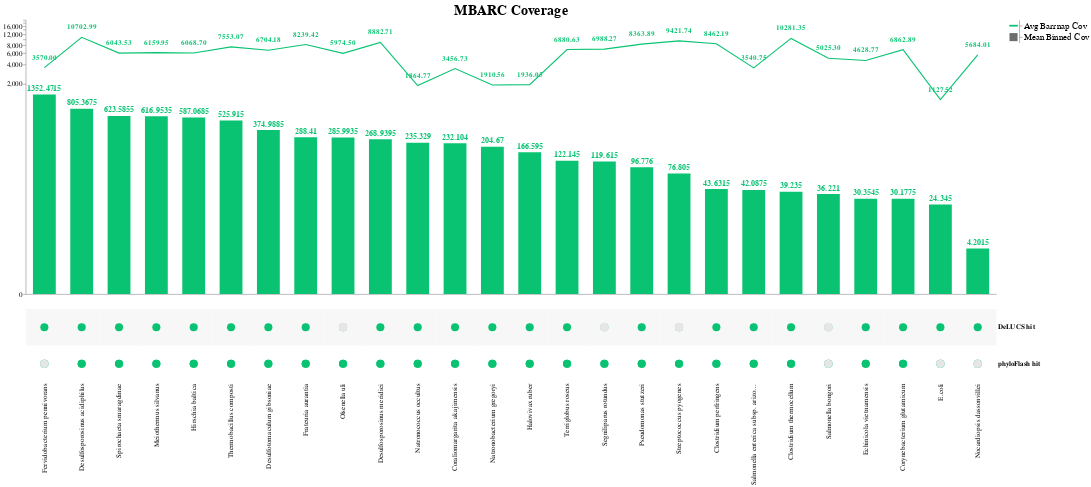

This figure's notebook cell:
### Code cell


### Figure 1 — Vega-Lite specification as saved in the notebook (floating-point values rounded to 4 significant figures)
{"config": {"view": {"continuousWidth": 400, "continuousHeight": 300, "stroke": null}, "axis": {"labelFontSize": 12, "titleFontSize": 23}, "title": {"fontSize": 25}}, "vconcat": [{"hconcat": [{"layer": [{"mark": {"type": "bar", "color": "#303030", "size": 40}, "encoding": {"color": {"condition": {"value": "#303030", "selection": {"not": "selector040"}}, "value": "#09c372"}, "tooltip": [{"type": "quantitative", "field": "Mean Binned Cov", "title": "Size"}], "x": {"type": "nominal", "axis": {"domain": true, "grid": false, "labels": false, "ticks": false}, "field": "Species", "sort": {"field": "Whole Genome", "order": "descending"}, "title": null}, "y": {"type": "quantitative", "axis": {"grid": false, "orient": "left", "tickCount": 10}, "field": "Mean Binned Cov", "scale": {"domain": [0, 20000], "type": "symlog"}, "title": null}}, "height": 480.0, "selection": {"selector040": {"type": "multi", "on": "mouseover", "fields": ["Species"]}}, "title": "MBARC Coverage", "width": 1700}, {"mark": {"type": "text", "color": "#303030", "dy": -10, "fontWeight": "bold", "size": 14}, "encoding": {"color": {"condition": {"value": "#303030", "selection": {"not": "selector040"}}, "value": "#09c372"}, "text": {"type": "quantitative", "field": "Mean Binned Cov"}, "tooltip": [{"type": "quantitative", "field": "Mean Binned Cov", "title": "Size"}], "x": {"type": "nominal", "axis": {"domain": true, "grid": false, "labels": false, "ticks": false}, "field": "Species", "sort": {"field": "Whole Genome", "order": "descending"}, "title": null}, "y": {"type": "quantitative", "axis": {"grid": false, "orient": "left", "tickCount": 10}, "field": "Mean Binned Cov", "scale": {"domain": [0, 20000], "type": "symlog"}, "title": null}}, "height": 480.0, "title": "MBARC Coverage", "width": 1700}, {"mark": {"type": "line", "color": "#09c372", "opacity": 1}, "encoding": {"color": {"value": "#09c372"}, "tooltip": [{"type": "quantitative", "field": "Mean Binned Cov", "title": "Size"}], "x": {"type": "nominal", "axis": {"domain": true, "grid": false, "labels": false, "ticks": false}, "field": "Species", "sort": {"field": "Whole Genome", "order": "descending"}, "title": null}, "y": {"type": "quantitative", "field": "Avg Barrnap Cov", "scale": {"domain": [0, 20000], "type": "symlog"}}}, "height": 480.0, "title": "MBARC Coverage", "width": 1700}, {"mark": {"type": "text", "align": "center", "baseline": "middle", "color": "#303030", "dy": -18, "fontSize": 13, "fontWeight": "bold", "size": 14}, "encoding": {"color": {"value": "#09c372"}, "text": {"type": "quantitative", "field": "Avg Barrnap Cov", "format": ".2f"}, "tooltip": [{"type": "quantitative", "field": "Mean Binned Cov", "title": "Size"}], "x": {"type": "nominal", "axis": {"domain": true, "grid": false, "labels": false, "ticks": false}, "field": "Species", "sort": {"field": "Whole Genome", "order": "descending"}, "title": null}, "y": {"type": "quantitative", "field": "Avg Barrnap Cov", "scale": {"domain": [0, 20000], "type": "symlog"}}}, "height": 480.0, "title": "MBARC Coverage", "width": 1700}], "data": {"name": "data-34d0e9490912b37f9b1861a7548ccb0e"}}, {"layer": [{"mark": {"type": "tick", "color": "black", "opacity": 1, "orient": "horizontal", "size": 15, "thickness": 3}, "encoding": {"color": {"value": "#09c372"}, "y": {"type": "nominal", "axis": {"labelFontSize": 16, "orient": "right", "titleAngle": 0, "titleFontSize": 0, "titleX": 80, "titleY": -5}, "field": "y"}}}, {"mark": {"type": "square", "color": "#303030", "size": 200}, "encoding": {"y": {"type": "nominal", "axis": {"labelFontSize": 16, "orient": "right", "titleAngle": 0, "titleFontSize": 0, "titleX": 80, "titleY": -5}, "field": "x"}}}], "data": {"name": "data-f4d281f3763c654cb67c7612fe423262"}}]}, {"layer": [{"mark": {"type": "circle", "opacity": 1, "size": 200}, "encoding": {"color": {"condition": {"type": "nominal", "field": "value", "legend": null, "scale": {"domain": [0, 1], "range": ["#E6E6E6", "#303030"]}, "selection": {"not": "selector041"}}, "value": "#09c372"}, "x": {"type": "nominal", "axis": {"domain": false, "grid": false, "labelFontSize": 13, "labelFontWeight": "normal", "ticks": false}, "field": "Species", "sort": {"field": "Whole Genome", "order": "descending"}, "title": null}, "y": {"type": "nominal", "axis": {"domain": false, "grid": false, "labelFontWeight": "bold", "orient": "right", "ticks": false}, "field": "key", "title": null}}, "height": 128.0, "selection": {"selector040": {"type": "multi", "on": "mouseover", "fields": ["Species"]}, "selector041": {"type": "multi", "on": "mouseover", "fields": ["Species", "value"]}}, "transform": [{"fold": ["phyloFlash hit", "DeLUCS hit"]}], "width": 1700}, {"mark": "rect", "encoding": {"color": {"value": "#F7F7F7"}, "x": {"type": "nominal", "axis": {"domain": false, "grid": false, "labelFontSize": 13, "labelFontWeight": "normal", "ticks": false}, "field": "Species", "sort": {"field": "Whole Genome", "order": "descending"}, "title": null}, "y": {"type": "nominal", "axis": {"domain": false, "grid": false, "labelFontWeight": "bold", "orient": "right", "ticks": false}, "field": "key", "title": null}}, "height": 128.0, "transform": [{"fold": ["phyloFlash hit", "DeLUCS hit"]}, {"filter": "(datum.key === 'DeLUCS hit')"}], "width": 1700}, {"mark": {"type": "circle", "opacity": 1, "size": 200}, "encoding": {"color": {"condition": {"type": "nominal", "field": "value", "legend": null, "scale": {"domain": [0, 1], "range": ["#E6E6E6", "#303030"]}, "selection": {"not": "selector041"}}, "value": "#09c372"}, "x": {"type": "nominal", "axis": {"domain": false, "grid": false, "labelFontSize": 13, "labelFontWeight": "normal", "ticks": false}, "field": "Species", "sort": {"field": "Whole Genome", "order": "descending"}, "title": null}, "y": {"type": "nominal", "axis": {"domain": false, "grid": false, "labelFontWeight": "bold", "orient": "right", "ticks": false}, "field": "key", "title": null}}, "height": 128.0, "transform": [{"fold": ["phyloFlash hit", "DeLUCS hit"]}], "width": 1700}, {"mark": {"type": "circle", "opacity": 1, "size": 230}, "encoding": {"color": {"value": "#E6E6E6"}, "x": {"type": "nominal", "axis": {"domain": false, "grid": false, "labelFontSize": 13, "labelFontWeight": "normal", "ticks": false}, "field": "Species", "sort": {"field": "Whole Genome", "order": "descending"}, "title": null}, "y": {"type": "nominal", "axis": {"domain": false, "grid": false, "labelFontWeight": "bold", "orient": "right", "ticks": false}, "field": "key", "title": null}}, "height": 128.0, "transform": [{"fold": ["phyloFlash hit", "DeLUCS hit"]}, {"filter": "(datum['value'] === 0)"}], "width": 1700}], "data": {"name": "data-34d0e9490912b37f9b1861a7548ccb0e"}}], "$schema": "https://vega.github.io/schema/vega-lite/v4.0.0.json", "datasets": {"data-34d0e9490912b37f9b1861a7548ccb0e": [{"Species": "Fervidobacterium pennivorans", "Mean Binned Cov": 1352.0, "Avg Barrnap Cov": 3570.0, "phyloFlash hit": 0, "DeLUCS hit": 1}, {"Species": "Desulfosporosinus acidiphilus", "Mean Binned Cov": 805.4, "Avg Barrnap Cov": 10700.0, "phyloFlash hit": 1, "DeLUCS hit": 1}, {"Species": "Spirochaeta smaragdinae", "Mean Binned Cov": 623.6, "Avg Barrnap Cov": 6044.0, "phyloFlash hit": 1, "DeLUCS hit": 1}, {"Species": "Meiothermus silvanus", "Mean Binned Cov": 617.0, "Avg Barrnap Cov": 6160.0, "phyloFlash hit": 1, "DeLUCS hit": 1}, {"Species": "Hirschia baltica", "Mean Binned Cov": 587.1, "Avg Barrnap Cov": 6069.0, "phyloFlash hit": 1, "DeLUCS hit": 1}, {"Species": "Thermobacillus composti", "Mean Binned Cov": 525.9, "Avg Barrnap Cov": 7553.0, "phyloFlash hit": 1, "DeLUCS hit": 1}, {"Species": "Desulfotomaculum gibsoniae", "Mean Binned Cov": 375.0, "Avg Barrnap Cov": 6704.0, "phyloFlash hit": 1, "DeLUCS hit": 1}, {"Species": "Frateuria aurantia", "Mean Binned Cov": 288.4, "Avg Barrnap Cov": 8239.0, "phyloFlash hit": 1, "DeLUCS hit": 1}, {"Species": "Olsenella uli", "Mean Binned Cov": 286.0, "Avg Barrnap Cov": 5975.0, "phyloFlash hit": 1, "DeLUCS hit": 0}, {"Species": "Desulfosporosinus meridiei", "Mean Binned Cov": 268.9, "Avg Barrnap Cov": 8883.0, "phyloFlash hit": 1, "DeLUCS hit": 1}, {"Species": "Natronococcus occultus", "Mean Binned Cov": 235.3, "Avg Barrnap Cov": 1865.0, "phyloFlash hit": 1, "DeLUCS hit": 1}, {"Species": "Coraliomargarita akajimensis", "Mean Binned Cov": 232.1, "Avg Barrnap Cov": 3457.0, "phyloFlash hit": 1, "DeLUCS hit": 1}, {"Species": "Natronobacterium gregoryi", "Mean Binned Cov": 204.7, "Avg Barrnap Cov": 1911.0, "phyloFlash hit": 1, "DeLUCS hit": 1}, {"Species": "Halovivax ruber", "Mean Binned Cov": 166.6, "Avg Barrnap Cov": 1936.0, "phyloFlash hit": 1, "DeLUCS hit": 1}, {"Species": "Terriglobus roseus", "Mean Binned Cov": 122.1, "Avg Barrnap Cov": 6881.0, "phyloFlash hit": 1, "DeLUCS hit": 1}, {"Species": "Segniliparus rotundus", "Mean Binned Cov": 119.6, "Avg Barrnap Cov": 6988.0, "phyloFlash hit": 1, "DeLUCS hit": 0}, {"Species": "Pseudomonas stutzeri", "Mean Binned Cov": 96.78, "Avg Barrnap Cov": 8364.0, "phyloFlash hit": 1, "DeLUCS hit": 1}, {"Species": "Streptococcus pyogenes", "Mean Binned Cov": 76.81, "Avg Barrnap Cov": 9422.0, "phyloFlash hit": 1, "DeLUCS hit": 0}, {"Species": "Clostridium perfringens", "Mean Binned Cov": 43.63, "Avg Barrnap Cov": 8462.0, "phyloFlash hit": 1, "DeLUCS hit": 1}, {"Species": "Salmonella enterica subsp. arizonae serovar", "Mean Binned Cov": 42.09, "Avg Barrnap Cov": 3541.0, "phyloFlash hit": 1, "DeLUCS hit": 1}, {"Species": "Clostridium thermocellum", "Mean Binned Cov": 39.23, "Avg Barrnap Cov": 10280.0, "phyloFlash hit": 1, "DeLUCS hit": 1}, {"Species": "Salmonella bongori", "Mean Binned Cov": 36.22, "Avg Barrnap Cov": 5025.0, "phyloFlash hit": 0, "DeLUCS hit": 0}, {"Species": "Echinicola vietnamensis", "Mean Binned Cov": 30.35, "Avg Barrnap Cov": 4629.0, "phyloFlash hit": 1, "DeLUCS hit": 1}, {"Species": "Corynebacterium glutamicum", "Mean Binned Cov": 30.18, "Avg Barrnap Cov": 6863.0, "phyloFlash hit": 1, "DeLUCS hit": 1}, {"Species": "E.coli", "Mean Binned Cov": 24.34, "Avg Barrnap Cov": 1128.0, "phyloFlash hit": 0, "DeLUCS hit": 1}, {"Species": "Nocardiopsis dassonvillei", "Mean Binned Cov": 4.202, "Avg Barrnap Cov": 5684.0, "phyloFlash hit": 0, "DeLUCS hit": 1}], "data-f4d281f3763c654cb67c7612fe423262": [{"y": "Avg Barrnap Cov", "x": "Mean Binned Cov"}]}}
